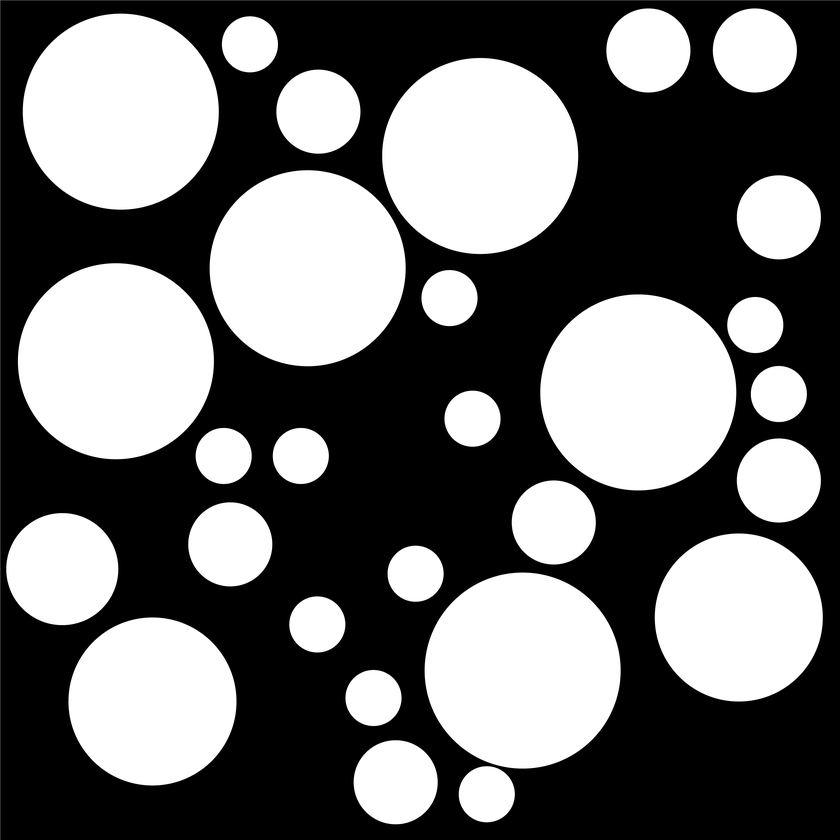
%> input picture FEM/pore_distribution2/mesh_real2/test2.png, 840 x 840 px, shrunk from 3001 x 3001 before the run
$ octave find_my_circles.m   (GNU Octave 9; MATLAB toolbox functions it lacks are replaced by stand-ins)
%> lines starting %> are read from the running program, lines starting %| are printed output that depends on the picture; in (x1, y1, x2, y2) boxes, pixels count from 0 and x2, y2 are one past the last pixel; in counts of white or black regions, pixels touching at a corner belong together; the program's own positions count from 1
imm=imread('test2.png');
%> imm is the input picture: size 840x840x3 uint8; min 0, max 255, mean 111
%imm=imread('risorsa.png');
%imm=imread('test_fisico.png');
imm2=im2gray(imm);
immbin=imbinarize(imm2);
%> immbin: size 840x840 logical; 43.5% white; 28 white regions, largest, box (x1, y1, x2, y2) and area: (382, 58, 578, 254) 30193, (23, 14, 219, 210) 30190, (18, 263, 214, 459) 30190
figure;
imshow(immbin)
% COMPLETA ISTRUZIONE
%%
imdistline(gca);
pause();
%%
rmin=95;
rmax=360;
%%
close all
[centers,radii,metric] = imfindcircles(immbin,[rmin,rmax],'ObjectPolarity','bright','Sensitivity',0.94);
%> centers = [480.7 156.5; 116.4 361.6; 308.3 268.8; 523.2 671.2; 121.3 112.3; 638.6 392.6; 152 703.9; 740.9 616.7]; radii = [98.01; 97.78; 97.73; 97.86; 97.82; 97.82; 224.4; 226.7]; metric = [0.688; 0.681; 0.68; 0.674; 0.671; 0.648; 0.00986; 0.00508]
figure();imshow(immbin);
hold on;
viscircles(centers, radii,'EdgeColor','b');
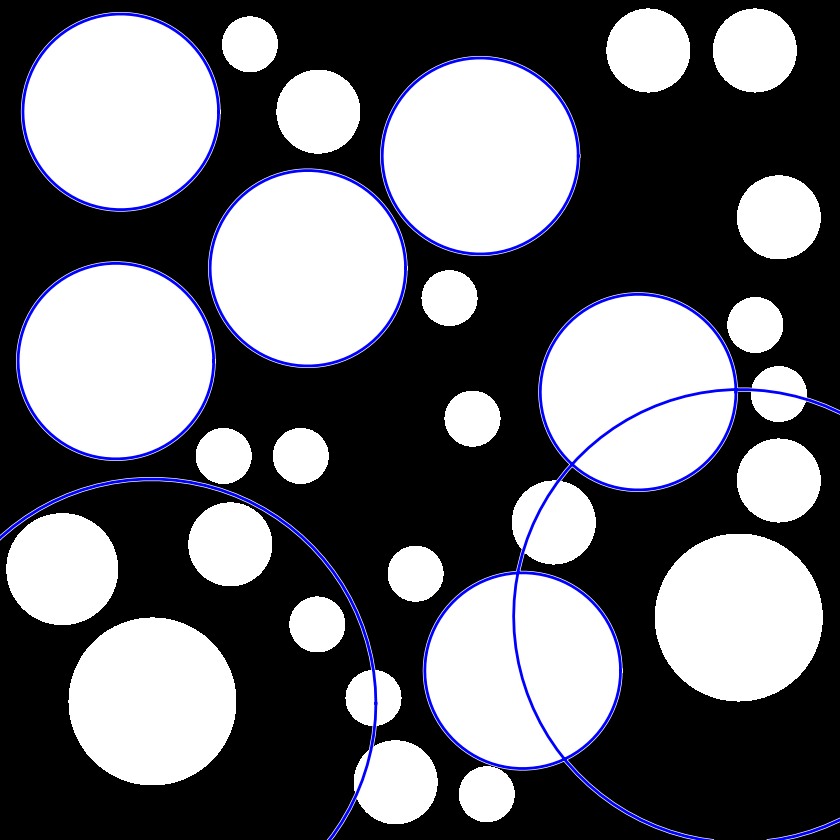
%> figure redrawn from the program's plot data
hold on;
%text(centers(:,1),centers(:,2),num2str(metric));
%%
clear raggi centri
for i=1:length(centers(:,1))
centri(i,2)=length(imm(:,2))-centers(i,2);
centri(i,1)=centers(i,1);
end
%> this loop made 8 passes
%> after the loop, centri = [480.7 683.5; 116.4 478.4; 308.3 571.2; 523.2 168.8; 121.3 727.7; 638.6 447.4; 152 136.1; 740.9 223.3]
centri=round((centri.*(length(imm(:,2))/1000))./length(imm(:,2)),2);
%> centri = [0.48 0.68; 0.12 0.48; 0.31 0.57; 0.52 0.17; 0.12 0.73; 0.64 0.45; 0.15 0.14; 0.74 0.22]
raggi=round(radii.*(length(imm(:,2))/1000)./length(imm(:,2)),2);
%> raggi = [0.1; 0.1; 0.1; 0.1; 0.1; 0.1; 0.22; 0.23]
save('radii.mat','raggi');
save('centers.mat','centri');

%%
%> (the run ends here)

$ run again, with FEM/pore_distribution/risorsa.png copied over FEM/pore_distribution2/mesh_real2/test2.png
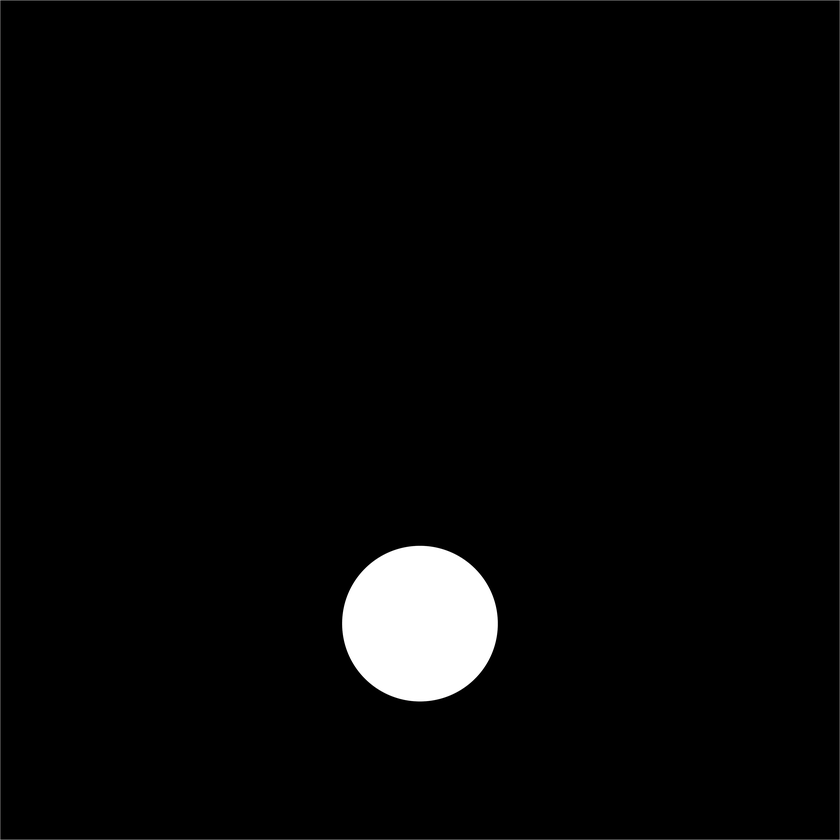
%> input picture FEM/pore_distribution/risorsa.png, 840 x 840 px, shrunk from 3779 x 3780 before the run
%> imm is the input picture: size 840x840x3 uint8; mean R, G, B 7.2, 7.2, 7.2
%> immbin: size 840x840 logical; 2.7% white; 1 white region, box (x1, y1, x2, y2) and area: (342, 546, 498, 701) 19038
%> centers = [420.6 607.1]; radii = 95.69; metric = 0.024
%> `viscircles(centers, radii,'EdgeColor','b');`:
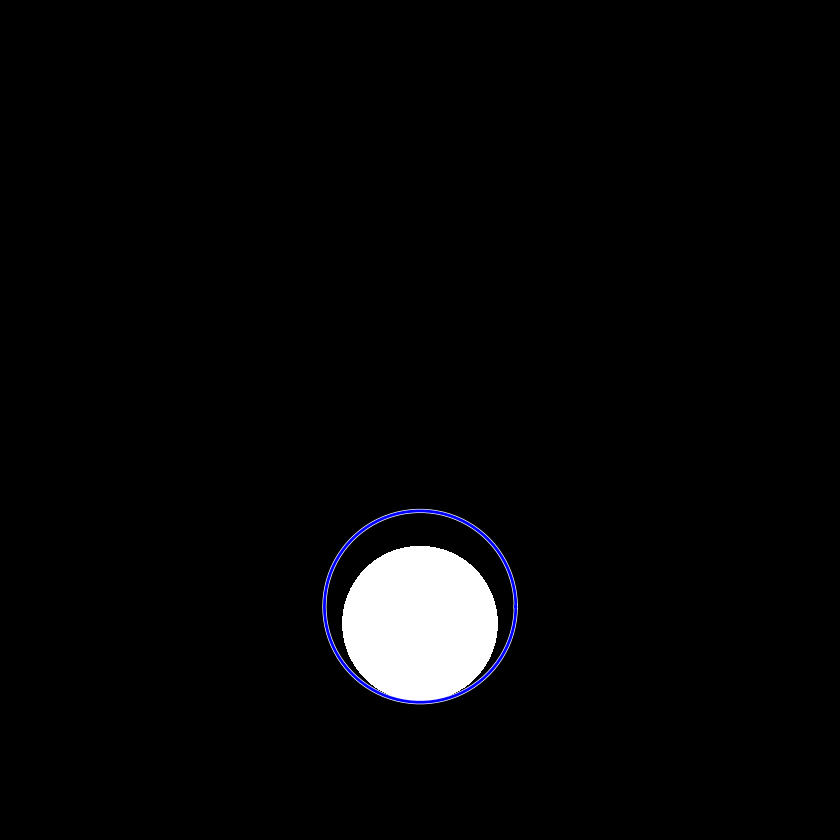
%> figure redrawn from the program's plot data
%> the loop `for i=1:length(centers(:,1))` made 1 pass
%> after the loop `for i=1:length(centers(:,1))`: centri = [420.6 232.9]
%> `centri=round((centri.*(length(imm(:,2))/1000))./length(imm(:,2)),2);`: centri = [0.42 0.23]
%> raggi = 0.1

$ run again, with FEM/pore_distribution2/mesh_50/test_fisico.png copied over FEM/pore_distribution2/mesh_real2/test2.png
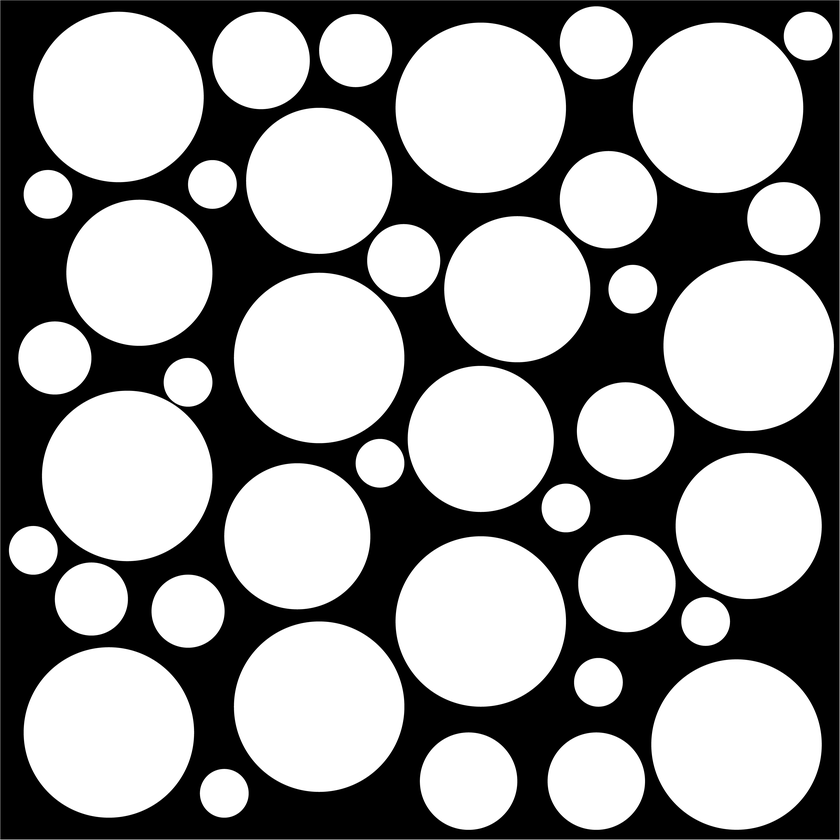
%> input picture FEM/pore_distribution2/mesh_50/test_fisico.png, 840 x 840 px, shrunk from 3451 x 3451 before the run
%> imm is the input picture: size 840x840x3 uint8; min 0, max 255, mean 153.5
%> immbin: size 840x840 logical; 60% white; 1 black region, box (x1, y1, x2, y2) and area: (0, 0, 840, 840) 281983
%> centers = [483.5 622; 321.2 357.8; 125.6 481.1; 319.1 709.1; 481.7 106.7; 749.2 344.6; 734.6 744.9; 110.9 731.9; 719.6 108.1; 118.2 97.33]; radii = [238.8; 270.2; 193.9; 232.8; 234.9; 228.3; 233.7; 172.5; 257.3; 181.1]; metric = [0.0205; 0.0165; 0.0134; 0.0119; 0.0118; 0.0117; 0.00857; 0.00594; 0.00403; 0.00345]
%> `viscircles(centers, radii,'EdgeColor','b');`:
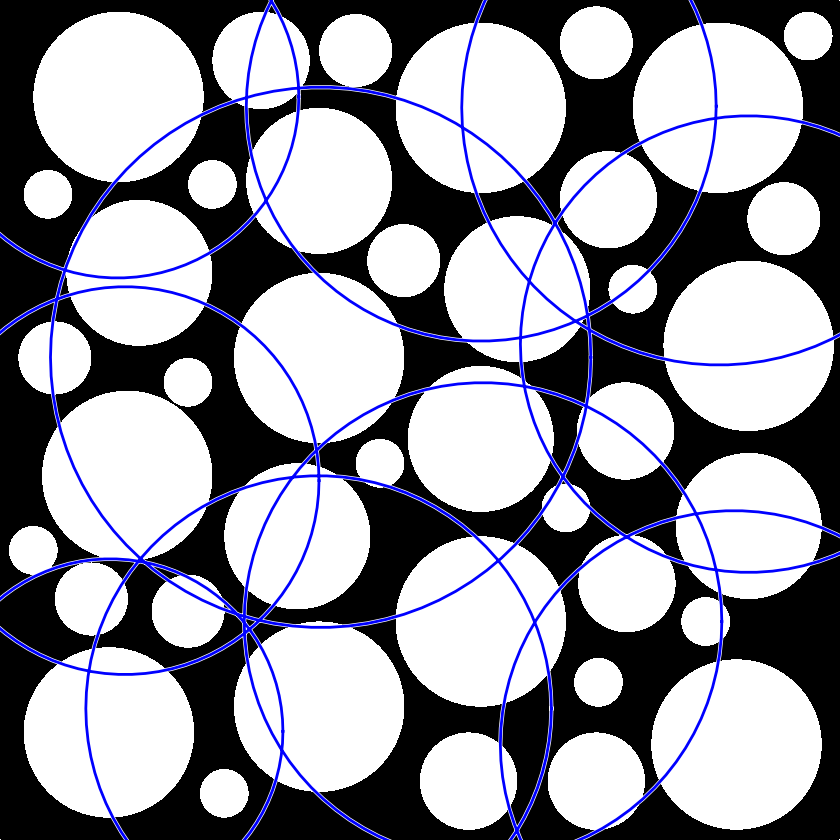
%> figure redrawn from the program's plot data
%> the loop `for i=1:length(centers(:,1))` made 10 passes
%> after the loop `for i=1:length(centers(:,1))`: centri = [483.5 218; 321.2 482.2; 125.6 358.9; 319.1 130.9; 481.7 733.3; 749.2 495.4; 734.6 95.09; 110.9 108.1; 719.6 731.9; 118.2 742.7]
%> `centri=round((centri.*(length(imm(:,2))/1000))./length(imm(:,2)),2);`: centri = [0.48 0.22; 0.32 0.48; 0.13 0.36; 0.32 0.13; 0.48 0.73; 0.75 0.5; 0.73 0.1; 0.11 0.11; 0.72 0.73; 0.12 0.74]
%> raggi = [0.24; 0.27; 0.19; 0.23; 0.23; 0.23; 0.23; 0.17; 0.26; 0.18]
